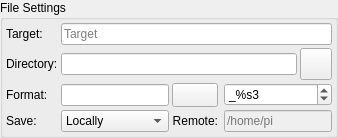
        <widget class="QGroupBox" name="fileSettingsGroup">
         <property name="title">
          <string>File Settings</string>
         </property>
         <layout class="QGridLayout" name="gridLayout_4">
          <property name="leftMargin">
           <number>3</number>
          </property>
          <property name="topMargin">
           <number>3</number>
          </property>
          <property name="rightMargin">
           <number>3</number>
          </property>
          <property name="bottomMargin">
           <number>3</number>
          </property>
          <property name="spacing">
           <number>3</number>
          </property>
          <item row="3" column="1">
           <widget class="QComboBox" name="fileUploadModeS">
            <property name="sizePolicy">
             <sizepolicy hsizetype="Expanding" vsizetype="Fixed">
              <horstretch>0</horstretch>
              <verstretch>0</verstretch>
             </sizepolicy>
            </property>
            <item>
             <property name="text">
              <string>Locally</string>
             </property>
            </item>
            <item>
             <property name="text">
              <string>Remotely</string>
             </property>
            </item>
            <item>
             <property name="text">
              <string>Both</string>
             </property>
            </item>
           </widget>
          </item>
          <item row="1" column="1" colspan="4">
           <widget class="QLineEdit" name="fileDirectoryT" />
          </item>
          <item row="0" column="1" colspan="5">
           <widget class="QLineEdit" name="targetNameT">
            <property name="placeholderText">
             <string>Target</string>
            </property>
            <property name="clearButtonEnabled">
             <bool>true</bool>
            </property>
           </widget>
          </item>
          <item row="1" column="0">
           <widget class="QLabel" name="textLabel1_18">
            <property name="toolTip">
             <string>&lt;html&gt;&lt;head/&gt;&lt;body&gt;&lt;p&gt;Base local capture directory&lt;/p&gt;&lt;/body&gt;&lt;/html&gt;</string>
            </property>
            <property name="whatsThis">
             <string />
            </property>
            <property name="text">
             <string>Directory:</string>
            </property>
           </widget>
          </item>
          <item row="2" column="2">
           <widget class="QPushButton" name="resetFormatB">
            <property name="sizePolicy">
             <sizepolicy hsizetype="Minimum" vsizetype="Fixed">
              <horstretch>0</horstretch>
              <verstretch>0</verstretch>
             </sizepolicy>
            </property>
            <property name="minimumSize">
             <size>
              <width>24</width>
              <height>24</height>
             </size>
            </property>
            <property name="maximumSize">
             <size>
              <width>16777215</width>
              <height>32</height>
             </size>
            </property>
            <property name="toolTip">
             <string>Reset placeholder format to default</string>
            </property>
            <property name="text">
             <string />
            </property>
            <property name="icon">
             <iconset theme="edit-clear" />
            </property>
            <property name="iconSize">
             <size>
              <width>24</width>
              <height>24</height>
             </size>
            </property>
           </widget>
          </item>
          <item row="0" column="0">
           <widget class="QLabel" name="textLabel1_7">
            <property name="toolTip">
             <string>&lt;html&gt;&lt;head/&gt;&lt;body&gt;&lt;p&gt;Target is the name of the targeted object.&lt;/p&gt;&lt;p&gt;It is available to be used in the filename Format via the %t or %type placeholder tag.&lt;/p&gt;&lt;/body&gt;&lt;/html&gt;</string>
            </property>
            <property name="whatsThis">
             <string />
            </property>
            <property name="text">
             <string>Target:</string>
            </property>
           </widget>
          </item>
          <item row="3" column="4" colspan="2">
           <widget class="QLineEdit" name="fileRemoteDirT">
            <property name="enabled">
             <bool>false</bool>
            </property>
            <property name="placeholderText">
             <string>/home/pi</string>
            </property>
           </widget>
          </item>
          <item row="3" column="0">
           <widget class="QLabel" name="label_4">
            <property name="toolTip">
             <string>&lt;html&gt;&lt;head/&gt;&lt;body&gt;&lt;p&gt;Select how captured images are uploaded:&lt;/p&gt;&lt;ol style="margin-top: 0px; margin-bottom: 0px; margin-left: 0px; margin-right: 0px; -qt-list-indent: 1;"&gt;&lt;li style=" margin-top:12px; margin-bottom:0px; margin-left:0px; margin-right:0px; -qt-block-indent:0; text-indent:0px;"&gt;&lt;span style=" font-weight:600;"&gt;Locally&lt;/span&gt;: Captured images are saved locally on disk in the directory specified above.&lt;/li&gt;&lt;li style=" margin-top:0px; margin-bottom:0px; margin-left:0px; margin-right:0px; -qt-block-indent:0; text-indent:0px;"&gt;&lt;span style=" font-weight:600;"&gt;Remotely&lt;/span&gt;: When connecting to a remote device, select this option to save images on the remote device only. No images are uploaded to Ekos.&lt;/li&gt;&lt;li style=" margin-top:0px; margin-bottom:12px; margin-left:0px; margin-right:0px; -qt-block-indent:0; text-indent:0px;"&gt;&lt;span style=" font-weight:600;"&gt;Both&lt;/span&gt;: Captured images are saved on both the remote computer &lt;span style=" font-weight:600;"&gt;and&lt;/span&gt; on the local disk as well.&lt;/li&gt;&lt;/ol&gt;&lt;p&gt;When selecting &lt;span style=" font-style:italic;"&gt;Remotely&lt;/span&gt; or &lt;span style=" font-style:italic;"&gt;Both&lt;/span&gt;, you must specify the remote directory where the remote images are saved to. By default, all captured images are saved &lt;span style=" font-style:italic;"&gt;Locally&lt;/span&gt;.&lt;/p&gt;&lt;/body&gt;&lt;/html&gt;</string>
            </property>
            <property name="text">
             <string>Save:</string>
            </property>
           </widget>
          </item>
          <item row="2" column="1">
           <widget class="QLineEdit" name="placeholderFormatT" />
          </item>
          <item row="2" column="4" colspan="2">
           <widget class="QSpinBox" name="formatSuffixN">
            <property name="toolTip">
             <string>&lt;html&gt;&lt;head/&gt;&lt;body&gt;&lt;p&gt;Number of digits used to append the sequence number to the filename.&lt;/p&gt;&lt;/body&gt;&lt;/html&gt;</string>
            </property>
            <property name="prefix">
             <string>_%s</string>
            </property>
            <property name="minimum">
             <number>1</number>
            </property>
            <property name="maximum">
             <number>9</number>
            </property>
            <property name="value">
             <number>3</number>
            </property>
           </widget>
          </item>
          <item row="2" column="0">
           <widget class="QLabel" name="formatLabel">
            <property name="toolTip">
             <string>&lt;html&gt;&lt;head/&gt;&lt;body&gt;&lt;p&gt;Format is used to define the image file names by the use of placeholder tags.&lt;/p&gt;&lt;ul style="margin-top: 0px; margin-bottom: 0px; margin-left: 0px; margin-right: 0px; -qt-list-indent: 1;"&gt;&lt;li style=" margin-top:12px; margin-bottom:0px; margin-left:0px; margin-right:0px; -qt-block-indent:0; text-indent:0px;"&gt;Placeholder&lt;span style=" font-weight:704;"&gt; %f&lt;/span&gt; or &lt;span style=" font-weight:704;"&gt;%filename&lt;/span&gt;: The name of the .esq file, without extension.&lt;/li&gt;&lt;li style=" margin-top:0px; margin-bottom:0px; margin-left:0px; margin-right:0px; -qt-block-indent:0; text-indent:0px;"&gt;Placeholder&lt;span style=" font-weight:704;"&gt; %D&lt;/span&gt; or &lt;span style=" font-weight:704;"&gt;%Datetime&lt;/span&gt;: The current time and date &lt;span style=" font-weight:704;"&gt;when the file is saved.&lt;/span&gt;&lt;/li&gt;&lt;li style=" margin-top:0px; margin-bottom:0px; margin-left:0px; margin-right:0px; -qt-block-indent:0; text-indent:0px;"&gt;Placeholder&lt;span style=" font-weight:704;"&gt; %T&lt;/span&gt; or &lt;span style=" font-weight:704;"&gt;%Type&lt;/span&gt;: The frame type eg: 'Light', 'Bias', 'Dark', 'Flat'...&lt;/li&gt;&lt;li style=" margin-top:0px; margin-bottom:0px; margin-left:0px; margin-right:0px; -qt-block-indent:0; text-indent:0px;"&gt;Placeholder&lt;span style=" font-weight:704;"&gt; %e&lt;/span&gt; or &lt;span style=" font-weight:704;"&gt;%exposure&lt;/span&gt;: The exposure duration in seconds, with '_secs' as suffix.&lt;/li&gt;&lt;ul style="margin-top: 0px; margin-bottom: 0px; margin-left: 0px; margin-right: 0px; -qt-list-indent: 1;"&gt;&lt;li style=" margin-top:0px; margin-bottom:0px; margin-left:0px; margin-right:0px; -qt-block-indent:0; text-indent:0px;"&gt;Placeholder&lt;span style=" font-weight:704;"&gt; %E&lt;/span&gt; or &lt;span style=" font-weight:704;"&gt;%exp&lt;/span&gt;: The exposure duration in seconds as plain number, without any unit as suffix.&lt;/li&gt;&lt;/ul&gt;&lt;li style=" margin-top:0px; margin-bottom:0px; margin-left:0px; margin-right:0px; -qt-block-indent:0; text-indent:0px;"&gt;Placeholder&lt;span style=" font-weight:704;"&gt; %F&lt;/span&gt; or &lt;span style=" font-weight:704;"&gt;%Filter&lt;/span&gt;: The active filter name.&lt;/li&gt;&lt;li style=" margin-top:0px; margin-bottom:0px; margin-left:0px; margin-right:0px; -qt-block-indent:0; text-indent:0px;"&gt;Placeholder&lt;span style=" font-weight:704;"&gt; %t&lt;/span&gt; or &lt;span style=" font-weight:704;"&gt;%target&lt;/span&gt;: The Target name.&lt;/li&gt;&lt;li style=" margin-top:0px; margin-bottom:0px; margin-left:0px; margin-right:0px; -qt-block-indent:0; text-indent:0px;"&gt;Placeholder &lt;span style=" font-weight:600;"&gt;%C&lt;/span&gt; or &lt;span style=" font-weight:600;"&gt;%temperature&lt;/span&gt;: The camera temperature of capturing.&lt;/li&gt;&lt;ul style="margin-top: 0px; margin-bottom: 0px; margin-left: 0px; margin-right: 0px; -qt-list-indent: 1;"&gt;&lt;li style=" margin-top:0px; margin-bottom:0px; margin-left:0px; margin-right:0px; -qt-block-indent:0; text-indent:0px;"&gt;Placeholder &lt;span style=" font-weight:600;"&gt;%B&lt;/span&gt; or &lt;span style=" font-weight:600;"&gt;%bin&lt;/span&gt;: The binning configured for capturing.&lt;/li&gt;&lt;li style=" margin-top:0px; margin-bottom:0px; margin-left:0px; margin-right:0px; -qt-block-indent:0; text-indent:0px;"&gt;Placeholder &lt;span style=" font-weight:600;"&gt;%G&lt;/span&gt; or &lt;span style=" font-weight:600;"&gt;%gain&lt;/span&gt;: The gain configured for capturing.&lt;/li&gt;&lt;/ul&gt;&lt;li style=" margin-top:0px; margin-bottom:0px; margin-left:0px; margin-right:0px; -qt-block-indent:0; text-indent:0px;"&gt;Placeholder &lt;span style=" font-weight:600;"&gt;%O&lt;/span&gt; or &lt;span style=" font-weight:600;"&gt;%offset&lt;/span&gt;: The offset configured for capturing.&lt;/li&gt;&lt;ul style="margin-top: 0px; margin-bottom: 0px; margin-left: 0px; margin-right: 0px; -qt-list-indent: 1;"&gt;&lt;li style=" margin-top:0px; margin-bottom:0px; margin-left:0px; margin-right:0px; -qt-block-indent:0; text-indent:0px;"&gt;Placeholder &lt;span style=" font-weight:600;"&gt;%I&lt;/span&gt; or &lt;span style=" font-weight:600;"&gt;%iso&lt;/span&gt;: The ISO value (DSLRs only).&lt;/li&gt;&lt;/ul&gt;&lt;li style=" margin-top:0px; margin-bottom:0px; margin-left:0px; margin-right:0px; -qt-block-indent:0; text-indent:0px;"&gt;Placeholder &lt;span style=" font-weight:600;"&gt;%P&lt;/span&gt; or &lt;span style=" font-weight:600;"&gt;%pierside&lt;/span&gt;: The current mount's pier side.&lt;/li&gt;&lt;ul style="margin-top: 0px; margin-bottom: 0px; margin-left: 0px; margin-right: 0px; -qt-list-indent: 1;"&gt;&lt;li style=" margin-top:0px; margin-bottom:0px; margin-left:0px; margin-right:0px; -qt-block-indent:0; text-indent:0px;"&gt;Placeholder &lt;span style=" font-weight:600;"&gt;%H&lt;/span&gt; or &lt;span style=" font-weight:600;"&gt;%hostname&lt;/span&gt;: The hostname running EKOS.&lt;/li&gt;&lt;/ul&gt;&lt;li style=" margin-top:0px; margin-bottom:12px; margin-left:0px; margin-right:0px; -qt-block-indent:0; text-indent:0px;"&gt;Placeholder&lt;span style=" font-weight:704;"&gt; %s*&lt;/span&gt; or &lt;span style=" font-weight:704;"&gt;%sequence&lt;/span&gt;: The image sequence identifier where * is the number of digits used (1-9). &lt;span style=" font-weight:704;"&gt;This tag is mandatory and must be the last element in the format.&lt;/span&gt;&lt;/li&gt;&lt;/ul&gt;&lt;p&gt;Arbitrary text may also be included within the Format string, &lt;span style=" font-weight:704;"&gt;except the % and \ characters.&lt;/span&gt; The / path character can be used to define arbitrary directories.&lt;/p&gt;&lt;p&gt;Notes:&lt;/p&gt;&lt;ul style="margin-top: 0px; margin-bottom: 0px; margin-left: 0px; margin-right: 0px; -qt-list-indent: 1;"&gt;&lt;li style=" margin-top:0px; margin-bottom:0px; margin-left:0px; margin-right:0px; -qt-block-indent:0; text-indent:0px;"&gt;Tags are case sensitive in both their short and long forms.&lt;/li&gt;&lt;li style=" margin-top:0px; margin-bottom:0px; margin-left:0px; margin-right:0px; -qt-block-indent:0; text-indent:0px;"&gt;Only use the %Datetime tag in the filename portion of the format, not in the path definition.&lt;/li&gt;&lt;/ul&gt;&lt;/body&gt;&lt;/html&gt;</string>
            </property>
            <property name="text">
             <string>Format:</string>
            </property>
           </widget>
          </item>
          <item row="1" column="5">
           <widget class="QPushButton" name="selectFileDirectoryB">
            <property name="sizePolicy">
             <sizepolicy hsizetype="Fixed" vsizetype="Fixed">
              <horstretch>0</horstretch>
              <verstretch>0</verstretch>
             </sizepolicy>
            </property>
            <property name="minimumSize">
             <size>
              <width>32</width>
              <height>32</height>
             </size>
            </property>
            <property name="maximumSize">
             <size>
              <width>32</width>
              <height>32</height>
             </size>
            </property>
            <property name="text">
             <string />
            </property>
           </widget>
          </item>
          <item row="3" column="2">
           <widget class="QLabel" name="remoteLabel">
            <property name="toolTip">
             <string>When storing images on remote devices, specify the directory where captured images are saved to.</string>
            </property>
            <property name="text">
             <string>Remote:</string>
            </property>
            <property name="alignment">
             <set>Qt::AlignRight|Qt::AlignTrailing|Qt::AlignVCenter</set>
            </property>
           </widget>
          </item>
         </layout>
        </widget>
